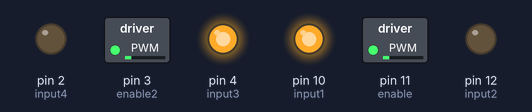
Bench run of a sketch on a simulated Arduino Uno, built with avr-gcc and run on an emulated ATmega328P. Parts: switched loads named in the sketch (green lamp = pin HIGH), output pins drawn as LEDs (lit = HIGH).

Above: at 0.05 s.
At 5.75 s:
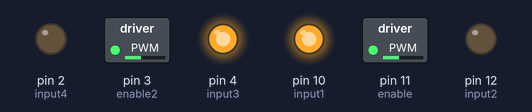
At 11.45 s:
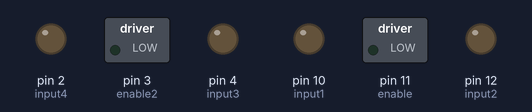
Timing chart, 0 to 15.0 s (numbered marks = the images above):
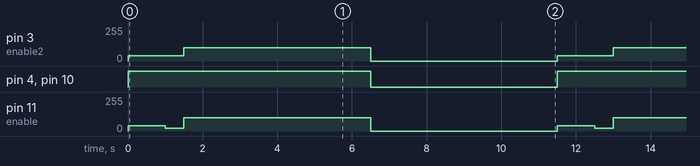

Measured:
- by itself, pin 3 (enable2): repeats every 11.5 s: 100/255 5.0 s, 0/255 5.0 s, 40/255 1.5 s
- by itself, pin 4 (input3), pin 10 (input1): alternates HIGH for 6.5 s and LOW for 5.0 s
- by itself, pin 11 (enable): repeats every 11.5 s: 20/255 0.50 s, 100/255 5.0 s, 0/255 5.0 s, 40/255 1.0 s

The sketch:

opdracht2.ino
```cpp
/************************** Module Header *******************************\
Project:      Opdracht1
Auteur:       Dèvon Thomassen
Aanmaakdatum: 13-05-2019
Module naam:  opdracht1.ino
\************************************************************************/

// Motor 1
int enable = 11;
int input1 = 10;
int input2 = 12;

// Motor 2
int enable2 = 3;
int input3 = 4;
int input4 = 2;

void setup() {
  // Motor 1
  pinMode(enable, OUTPUT);
  pinMode(input1,OUTPUT);
  pinMode(input2, OUTPUT);

  // Motor 2
  pinMode(enable2, OUTPUT);
  pinMode(input3,OUTPUT);
  pinMode(input4, OUTPUT);
  Serial.begin(9600);
}

void loop() {
   Robot(40, 1);
   delay(1000);
   Robot(40, 3);
   delay(500);
   Robot(100, 1);
   delay(5000);
   Robot(0, 0);
   delay(5000);
}

void Motor1(byte speed, byte direction){
  analogWrite(enable, speed);
  if (direction == 0) {
    // Stop
    digitalWrite(input1, LOW);
    digitalWrite(input2, LOW);
  }
  else if (direction == 1){
    // Vooruit
    digitalWrite(input1, HIGH);
    digitalWrite(input2, LOW);
  }
  else if (direction == 2) {
    // Achteruit
    digitalWrite(input1, LOW);
    digitalWrite(input2, HIGH);

  }
}

void Motor2(byte speed, byte direction) {
  analogWrite(enable2, speed);
  if (direction == 0) {
    // Stop
    digitalWrite(input3, LOW);
    digitalWrite(input4, LOW);
  }
  else if (direction == 1){
    // Vooruit
    digitalWrite(input3, HIGH);
    digitalWrite(input4, LOW);
  }
  else if (direction == 2) {
    // Achteruit
    digitalWrite(input3, LOW);
    digitalWrite(input4, HIGH);

  }
}

void Robot(byte speed, byte direction) {
  if (direction == 0) {
    // Stop
    // motor 1 en 2 uit snelhied = 0
    Motor1(speed, 0);
    Motor2(speed, 0);
  }
  else if (direction == 1) {
    // Vooruit
    // allebei aan
    Motor1(speed, 1);
    Motor2(speed, 1);
  }
  else if (direction == 2) {
    // Achteruit
    Motor1(speed, 2);
    Motor2(speed, 2);
  }
  else if (direction == 3) {
    // Rechts vooruit
    // motor 1 half motor 2 100
    Motor1(speed/2, 1);
    Motor2(speed, 1);
  }
  else if (direction == 4) {
    // Links vooruit
    Motor1(speed, 1);
    Motor2(speed/2, 1);
  }
  else if (direction == 5) {
    // Rechts achteruit
    Motor1(speed/2, 2);
    Motor2(speed, 2);
  }
  else if (direction == 6) {
    // Links achteruit
    Motor1(speed, 2);
    Motor2(speed/2, 2);
  }
}
```
